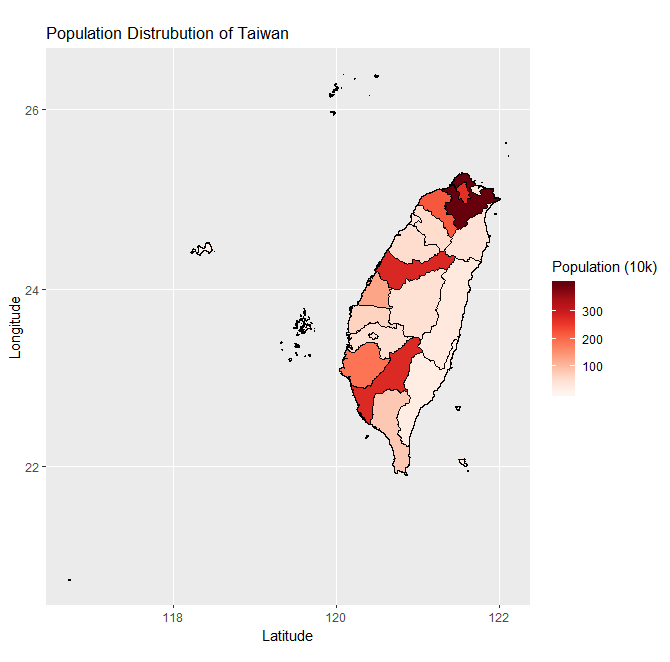

Reproduce this figure in R.
# Insttall Pkg
##packageNames <- c("dplyr", "stringr", "data.table",
##                  "ggplot2", "maptools", "knitr", 
##                  "mapproj", "RColorBrewer")
##install.packages(packageNames)

# Required Lib
library(dplyr)
library(stringr)
library(data.table)
library(ggplot2)
library(maptools)
library(knitr)
library(mapproj)
library(RColorBrewer)
#library(pracma)

# Read Dataframe
df <- fread("hw10_tw_population.csv", h = T, , encoding = 'UTF-8')
df <- data.frame(df)

# Reading Shapefile
tw_shp <- readShapeSpatial("gadm36_TWN_2.shp")
tw_map <- fortify(tw_shp)
ggplot(tw_map, aes(x = long, y = lat, group=group)) +
  geom_path() + 
  coord_map()

#################################
# For HW#10, Do Something Below #
#################################

# Process Dataset
chinese_name <- c("金門縣", "連江縣", "高雄市", "新北市", "臺中市",
                  "臺南市", "臺北市", "彰化縣", "嘉義市", "嘉義縣",
                  "新竹市", "新竹縣", "花蓮縣", "基隆市", "苗栗縣",
                  "南投縣", "澎湖縣", "屏東縣", "臺東縣", "桃園市",
                  "宜蘭縣", "雲林縣")


mydata <- data.frame(NAME_1=tw_shp$NAME_2,
                     NAME_2=chinese_name)
#mydata$id <- 0
mydata$id <- c(20, 22, 3, 1, 2, 6, 4, 7, 18, 12,
                15, 10, 17, 16, 11, 13, 21, 8, 19, 5,
                14, 9)

tw_map$id <- as.character(as.integer(tw_map$id)+1)

mydata$population <- 0
for(i in 1:22){
  mydata$population[i] <- df$population[mydata$id[i]]
}
#mydata <- merge(mydata, df, by = "id", all = TRUE)
for(i in 0:22){
  mydata$id[i] <- i
}
tw.plot<-merge(tw_map,mydata,by="id",all.x=T)
head(tw.plot, 10)

#################################
# For HW#10, Do Something Above #
#################################

# Plotting
tw_ppl_dist <- ggplot() +
  geom_polygon(data = tw.plot, 
               aes(x = long, y = lat, group = group, 
                   fill = population/10000), 
               color = "black", size = 0.25) + 
  coord_map()+
  scale_fill_gradientn(colours = brewer.pal(9,"Reds"),
                       name = "Population (10k)") +
  #theme_void()+
  labs(title="Population Distrubution of Taiwan", 
       x ="Latitude", y = "Longitude")

tw_ppl_dist
